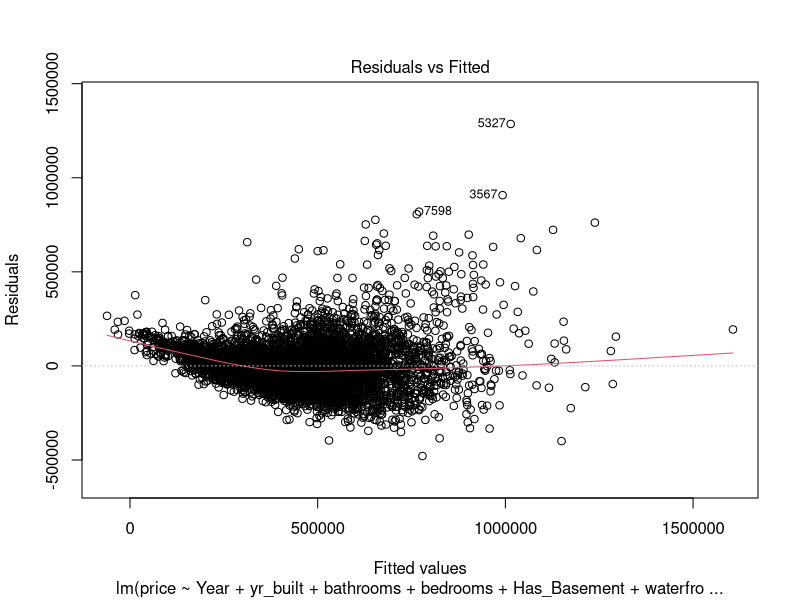
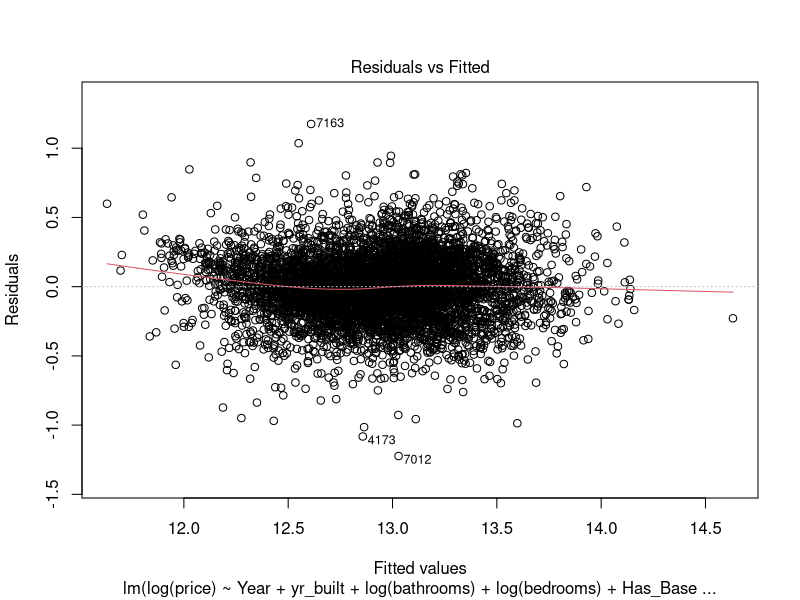

Write R code to recreate these figures, in order.
# Getting Started------------------------------------------------------------------------------------------------------------------------------------------

#Setting the Working Directory...................................................................................................................................
setwd("C:/Users/chan/Documents/R/Buan 4310 Data mining")
#Load in the relevant libraries.......................................................................................................................................

#Reading and Loading in the Data...........................................................................................................................................
mydata <- read.csv("house_4.csv",header = TRUE) #Reads and loads in the data set
#Add calculated columns
mydata$Age_of_Home <- mydata$Year - mydata$yr_built
mydata$old <- ifelse(mydata$Age_of_Home > 25,1,0)
mydata$Has_Basement <- ifelse(mydata$sqft_basement != 0,1,0)
# 47.590627, -122.253413  Point of reference for computing geographic location
mydata$Eastside <- ifelse(mydata$long > -122.253413,1,0) #Long coordinate used -122.253413
mydata$Northern_KC <- ifelse(mydata$lat > 47.590627,1,0) # Lat coordinate used # 47.590627
mydata$Avg_construction_design <- ifelse(mydata$grade == 7| mydata$grade ==8 |mydata$grade ==9| mydata$grade ==10, 1,0)
mydata$poor_construction_design <- ifelse(mydata$grade ==6| mydata$grade ==5 | mydata$grade == 4,1,0)
mydata$unconstructed_design <- ifelse(mydata$grade ==3| mydata$grade == 2| mydata$grade == 1,1,0) #the one dummy variable left out is ecxcellent quality construction design
mydata$badview <-ifelse(mydata$view ==0| mydata$view ==1,1,0)
mydata$acceptableview <- ifelse(mydata$view == 2| mydata$view == 3,1,0) #Leaving out the variable excellent view with a score of 4
mydata$renovated <-ifelse(mydata$yr_renovated > 0, 1, 0)


nrow(mydata) #12,093 rows
colnames(mydata)
boxplot(mydata$bedrooms, plot=FALSE)$out
outliers <- boxplot(mydata$bedrooms, plot=FALSE)$out
x<-mydata
x<- x[-which(x$bedrooms %in% outliers),]
mydata <- x
nrow(mydata) #After removing outliers in bedrooms, we now are left with 11,794 rows

boxplot(mydata$bathrooms, plot=FALSE)$out
outliers <- boxplot(mydata$bathrooms, plot=FALSE)$out
x<-mydata
x<- x[-which(x$bathrooms %in% outliers),]
mydata <- x
nrow(mydata) # After removing bathroom outliers, we are left with 11,550 rows

boxplot(mydata$sqft_living, plot=FALSE)$out
outliers <- boxplot(mydata$sqft_living, plot=FALSE)$out
x<-mydata
x<- x[-which(x$sqft_living %in% outliers),]
mydata <- x
nrow(mydata) # After removing sqft_living outliers, we are left with 11,346 rows

boxplot(mydata$sqft_lot, plot=FALSE)$out
outliers <- boxplot(mydata$sqft_lot, plot=FALSE)$out
x<-mydata
x<- x[-which(x$sqft_lot %in% outliers),]
mydata <- x
nrow(mydata) # After removing sqft_lot outliers, we are left with 10,157 rows


boxplot(mydata$sqft_above, plot=FALSE)$out
outliers <- boxplot(mydata$sqft_above, plot=FALSE)$out
x<-mydata
x<- x[-which(x$sqft_above %in% outliers),]
mydata <- x
nrow(mydata) #After removing outliers for sqft_above, there are 9,912 rows

boxplot(mydata$sqft_basement, plot=FALSE)$out
outliers <- boxplot(mydata$sqft_basement, plot=FALSE)$out
x<-mydata
x<- x[-which(x$sqft_basement %in% outliers),]
mydata <- x
nrow(mydata) #After removing outliers for sqft_basement, there are 9,750


boxplot(mydata$sqft_living15, plot=FALSE)$out
outliers <- boxplot(mydata$sqft_living15, plot=FALSE)$out
x<-mydata
x<- x[-which(x$sqft_living15 %in% outliers),]
mydata <- x
nrow(mydata) #After removing outliers for yr_renovated, there are 9,627 rows

boxplot(mydata$sqft_lot15, plot=FALSE)$out
outliers <- boxplot(mydata$sqft_lot15, plot=FALSE)$out
x<-mydata
x<- x[-which(x$sqft_lot15 %in% outliers),]
mydata <- x
nrow(mydata) #After removing outliers for sqft_lot15, there are 9,390

# We decided to only remove outliers for things specific to an average house in King County. We did not remove outliers for the day of the week, condition(1-5 scale), grade (1-5 scale), view (1-4) or dummy variables. We also did not remove outliers for zipcode, lat, or long since all of these houses are located in King County and satisfy that requirement 

# Part 2 Training and Validation Split -------------------------------------------------------------------------------------------------------------------------------------------------------------------------------------------------------------------
#set the seed using our fav number
set.seed(666)
# create the indices for the split. This samples the row indices to split the data into training (60%) and validation (40%)
train_index <- sample(1:nrow(mydata), 0.6 * nrow(mydata))
valid_index <- setdiff(1:nrow(mydata), train_index)
# using the indices, create the training and validation sets, in essence, splitting a data frame by row
train_df_st <- mydata[train_index,]
valid_df_st <-mydata[valid_index,]
#Check the rows after splitting
nrow(train_df_st) #5,634 rows of data
nrow(valid_df_st) #3,756 rows of data

#PART 3: Building the model ONLY on the training set-----------------------------------------------------------------------------------------------------------------------------------------------------------------------------------
# use lm() to run a linear regression of Price on all 11 predictors in the
# training set. 
# use . after ~ to include all the remaining columns in train.df as predictors.
price_lm <- lm(price ~ ., data = train_df_st) #The original model has an adjusted R-squared of 0.6954, p-value: < 0.00000000000000022
#  use options() to ensure numbers are not displayed in scientific notation.
options(scipen = 999)
summary(price_lm)

#Use BACKWARD elimination for reducing the predictors in housing price.....................................................................................................................................................................
price_lm1 <- step(price_lm, direction = "backward")
summary(price_lm1) #The adjusted R-squared is 0.6994. p-value: < 0.00000000000000022. 

#Use forward elimation for reducing the predictors in the housing price 
#use step() to run forward selection 
#price_lm_step_f <- step(price_lm, scope = list(lower = price_lm, upper = price_lm), direction = "forward") 
#summary(price_lm_step_f) # The adjusted R-squared is 0.6992. p-value: < 0.00000000000000022


#Use both stepwise regression for reducing predictors in the housing price 
#price_lm_step_bf <- step(price_lm, direction = "both")
#summary(price_lm) # The adjusted R-squared is 0.6992. p-value: < 0.00000000000000022

#We will utilize the bacward elimination since it has the highest adjusted R-squared. We need to evaluate the soundness of the model for multi-colineraity, and if it logically makes sense
# First we will focus on the variables that are significant at the 5% level. 

# Using information we found from the backwards regression, at the five percent significance level, we will include all of those variables before narrowing it down further
price_lm2 <- lm(price~ Year + bathrooms +sqft_living +sqft_lot + waterfront + view + condition + grade + sqft_above +yr_built + yr_renovated + zipcode + lat + sqft_living15 +sqft_lot15 + Has_Basement + Northern_KC + Avg_construction_design +poor_construction_design + acceptableview + renovated, data = train_df_st)
summary(price_lm2) # In this first model, we were only acessing for significance at the 5% level. In our next model, we will need to remove variables that obviously have multi-collinearity. Adjusted R-squared is 0.6985

price_lm3 <- lm(price~ Year + bathrooms +sqft_living +sqft_lot + waterfront + view + condition + grade + sqft_above +yr_built + yr_renovated + zipcode + lat + sqft_living15 +sqft_lot15 + Has_Basement + Northern_KC + Avg_construction_design +poor_construction_design +renovated, data = train_df_st)
summary(price_lm3) #We deleted acceptable view, since it was no longer significant at the 5% level. There was also multi-collinearity between the variables view, and acceptable view. So even though our adjusted R-squared is now a bit lower (0.698) it makes more logical sense

price_lm4 <- lm(price~ Year + yr_built + bathrooms +sqft_living +sqft_lot + waterfront + view + condition + grade + sqft_above + zipcode + lat + sqft_living15 +sqft_lot15 + Has_Basement + Northern_KC + Avg_construction_design +poor_construction_design +renovated, data = train_df_st)
summary(price_lm4) #Looking at year and yr_built. Keeping them in the model adjusted r-squared is .698. Deleting them, and substiuting it with old makes the adjusted r-squared .6727. This means that the actual age of the house (rather than a proxy like "OLD") offers value to the model. 
# We will also test yr_renovated, and renovated to see which one is more appropriate for the model. Including only the dummy variable yields an adjusted R squared of .6958. Only including yr_renovated provides an adjusted r-squared of .6958. This means that being renovated or not is a bigger deal, than as to when the house got renovated. We will keep renovated the dummy variable in the model. 

price_lm5 <- lm(price~ Year + yr_built + bathrooms  +sqft_lot + waterfront + view + condition + grade + sqft_above + lat + sqft_living15 +sqft_lot15 + Has_Basement + Northern_KC + Avg_construction_design +poor_construction_design +renovated, data = train_df_st)
summary(price_lm5) # We are going to remove zipcode since its coded incorrectly (integer rather than categorical). We are removing sqft_living and keeping with sqft_above. There is multi-collinearity between sqft_living and has_basement. our new adjusted r-squared is .6921

price_lm6 <- lm(price~ Year + yr_built + bathrooms  +sqft_lot  + waterfront + view + condition + grade + sqft_above + sqft_living15 +sqft_lot15 + Has_Basement +lat + Avg_construction_design +poor_construction_design +renovated + Eastside, data = train_df_st)
summary(price_lm6) # We need to decide whether to keep lat, long, or North or East.
# First we will remove lat and see how removing it affects the model( Removing negatively affects it -0.6698) . Then we will try replacing it with North and see if it improves the accuracy (it doesnt). So we will leave Lat in (.6893). Now we decide whether we want long or East.Adding East, caused the adjusted R-squared to go up to .6894

price_lm7 <- lm(price~ Year + yr_built + bathrooms  + sqft_lot  + waterfront + view + condition  + sqft_above + sqft_living15 +sqft_lot15 + Has_Basement +lat + grade +renovated + Eastside, data = train_df_st)
summary(price_lm7) #There is multi-collinearity with grade, avg_construction_design, poor_construction_design. We need to get rid of some variables
# First we will delete grade and see if it improves the fit of our model. Deleting grade made the adjusted r-squared go down to .6253. 
# We will add grade back in, and delete avg_construction_design, and poor _construction_design. Deleting them, and adding grade in, caused the adjusted R squared to go up to .6804

price_lm8 <- lm(price~ Year + yr_built + bathrooms  + waterfront + view + condition  + sqft_above + sqft_living15 +sqft_lot15 + Has_Basement +lat + grade +renovated + Eastside, data = train_df_st)
summary(price_lm8) #sqft above gives us the amount of space the house takes up, sqft_lot incorporates the space of the house. It kept the adjusted r-sqaured at .6798

price_lm9<- lm(price~ Year + yr_built + bathrooms + bedrooms + sqft_above + Has_Basement  + waterfront + view  +  condition + grade + renovated + Eastside + lat + sqft_living15 +sqft_lot15, data = train_df_st)
summary(price_lm9) #adding in bedrooms caused the model's r squared to go slightly up to .6803.

#This is the best model we have. If we were to include sqft_living, we would have had multi-collinearity with sqft_above, and sqft_lot. To still capture the necessary information, we dropped sqft_living, 
# and include sqft_above (capture the space the home actually takes up), Has_basement to capture extra lot space not being used by the house. We included sqft_living15 and sqft_lot15 since those are the measurements of k-15 nearest neighbors. We were not provided with basement (but thats ok since its included in the sqft_living15 metric)

#We first took a stab at the problem by trying to use logic. While it may not have yielded the best model, it was worth a try! See appendix for those models and calculations...

# Before we test the models on the testing set, let's consider what metrics we will evaluate against 

summary(price_lm9) #The p-value for our model is p-value: < 0.00000000000000022. Our entire model except for three variables were significant at the *** level

# Part 5 Diagnostics -----------------------------------------------------------------------------------------------------------------------------------------------------------------------------------
# Test Multicollinearity for model price_lm9
# If no factors are correlated, the VIFs will all be 1.
# Rule of thumb: If VIF > 10, mullticollinearity is high.

library(car)
vif(price_lm9) #  sqft_above 4.052272, there is a concern between these variables about mullticollinearity. so we remove sqft_above and then retest the mullticollinearity 

price_lm10<- lm(price~ Year + yr_built + bathrooms + bedrooms  + Has_Basement  + waterfront + view  +  condition + grade + renovated + Eastside + lat + sqft_living15 + sqft_lot15, data = train_df_st)
summary(price_lm10) # Adjusted R-squared:  0.6632 ,  p-value: < 0.00000000000000022

vif(price_lm10) # Now there is no concern for multicollinearity anymore. We think the best model is price_lm10

# Heteroskedasticity test
# Perform a Breusch-Pagan Test to test for heteroskedasticity/homoskedasticity
library(lmtest)
bptest(price_lm10)

plot(price_lm10, 1)
# Heteroskedasticity increases the likelihood that the coefficient estimates are further from the correct population value. Heteroscedasticity tends to produce p-values that are smaller than they should be

# log transformation.
# Here, the predictors are transformed using a log transformation.
price_lm10_log <- lm(log(price)~ Year + yr_built + log(bathrooms) + log(bedrooms)  + Has_Basement + waterfront + view  +log(condition) + log(grade)  + renovated + Eastside + log(lat) + log(sqft_living15) + log(sqft_lot15), data = train_df_st)
summary(price_lm10_log)


#Call:
#  lm(formula = log(price) ~ Year + yr_built + log(bathrooms) + 
#       log(bedrooms) + Has_Basement + waterfront + view + log(condition) + 
#       log(grade) + renovated + Eastside + log(lat) + log(sqft_living15) + 
#       log(sqft_lot15), data = train_df_st)

#Residuals:
#  Min       1Q   Median       3Q      Max 
#-1.22334 -0.15197  0.00266  0.15177  1.17512 

#Coefficients:
#  Estimate   Std. Error t value             Pr(>|t|)    
#(Intercept)        -344.6954462   14.7159830 -23.423 < 0.0000000000000002 ***
#  Year                  0.0547285    0.0067928   8.057 0.000000000000000948 ***
#  yr_built             -0.0039502    0.0001671 -23.638 < 0.0000000000000002 ***
#  log(bathrooms)        0.1656731    0.0138169  11.991 < 0.0000000000000002 ***
#  log(bedrooms)         0.0667629    0.0156204   4.274 0.000019509988086974 ***
#  Has_Basement          0.0411040    0.0072267   5.688 0.000000013517012445 ***
#  waterfront            0.4208095    0.0728940   5.773 0.000000008208920351 ***
#  view                  0.0649056    0.0062689  10.354 < 0.0000000000000002 ***
#  log(condition)        0.2324253    0.0197202  11.786 < 0.0000000000000002 ***
#  log(grade)            1.5216940    0.0380396  40.003 < 0.0000000000000002 ***
#  renovated             0.0743271    0.0191400   3.883             0.000104 ***
# Eastside              0.0332313    0.0080350   4.136 0.000035885598746065 ***
#  log(lat)             64.6439724    1.1739743  55.064 < 0.0000000000000002 ***
#  log(sqft_living15)    0.3871959    0.0169013  22.909 < 0.0000000000000002 ***
#  log(sqft_lot15)      -0.1043394    0.0071180 -14.658 < 0.0000000000000002 ***
#  ---
#  Signif. codes:  0 '***' 0.001 '**' 0.01 '*' 0.05 '.' 0.1 ' ' 1

#Residual standard error: 0.2385 on 5619 degrees of freedom
#Multiple R-squared:  0.7139,	Adjusted R-squared:  0.7132 
#F-statistic:  1001 on 14 and 5619 DF,  p-value: < 0.00000000000000022


# Many of the features make sense in that intuition says they should be positively correlated with price, and they are. The main examples of these would be
# the number of bathrooms and bedrooms, if the house is a waterfront property, if the house is renovated, and the square footage of the living space. 
# There are some examples of features that don't make a lot of sense, and those are the ones that might require a bit of interpretation. The obvious ones
# in this case are the year built and square footage of the lot. Intuitively, one would think that a newer house is more expensive, but the fact that we see a
# negative correlation tells us that newer houses actually have a lower price. One interpretation of this is that newer houses may tend to get smaller as
# the density of housing increases, thus decreasing the price of the property, but making it more expensive per square foot. A possible interpretation 
# of the negative correlation with the square footage and the price could be along the same lines. Houses over time might have been built on smaller and smaller lots
# in order to make more units that sell for a lower price. Additionally, with newer technology and builting materials, houses may have more stories, enabling 
# the same living square footage on a smaller lot. 
# sqft_lot15 has a negative coefficient, which seems like an anomaly. However, a possible explanation is the lot may not really matter for a townhome or condo. 
# Also, in some places, some people may not like a lot that is far too big. These can influence the price, which then influence the results.



coef(price_lm10_log)

bptest(price_lm10_log)
plot(price_lm10_log, 1)
# From this test we assume that the error terms are normally distribute

# Part 4 Predicting -----------------------------------------------------------------------------------------------------------------------------------------------------------------------------------
# Predict the outcome (i.e. price) of the validation set using the model from the training set.

library(forecast)
price_lm10_log_pred_train <- predict(price_lm10_log,
                                     train_df_st)
price_lm10_log_pred_valid <- predict(price_lm10_log,
                                     valid_df_st)

# Compare the errors between the training and validation sets.
# perform diagnostics on the model. This includes the various assumptions on a regression.

accuracy(price_lm10_log_pred_train, train_df_st$price) # RMSE 511191.3
accuracy(price_lm10_log_pred_valid, valid_df_st$price) # RMSE 525992.1
max(mydata$price) - min(mydata$price) # 2219000
sd(mydata$price) #  226097.4


# Import new customer data set 

housenew <- read.csv("house_test_4.csv", header = TRUE)

# We need to add some variables to the new dataset

housenew$Age_of_Home <- housenew$Year - housenew$yr_built
housenew$Has_Basement <- ifelse(housenew$sqft_basement != 0,1,0)
# 47.590627, -122.253413  Point of reference for computing geographic location
housenew$Eastside <- ifelse(housenew$long > -122.253413,1,0) #Long coordinate used -122.253413
housenew$Northern_KC <- ifelse(housenew$lat > 47.590627,1,0) # Lat coordinate used # 47.590627
housenew$Avg_construction_design <- ifelse(housenew$grade == 7| housenew$grade ==8 |housenew$grade ==9| housenew$grade ==10, 1,0)
housenew$renovated <-ifelse(housenew$yr_renovated > 0, 1, 0)

#Predict new price using DataFrame1
housenew_predict <- predict(price_lm10_log, newdata = housenew)
housenew_predict











##Appendix................................................................................................................
#Models made off of logic from prior-housing experience.......................................................................................
price_lm3 <- lm(price ~ Year + bedrooms + bathrooms + sqft_lot + waterfront + view + condition + zipcode, data = train_df_st) 
summary(price_lm3) #Adjusted R-squared: 0.244 ,p-value: < 0.00000000000000022

# Bedrooms - the size of the home for this model will use bedrooms to determine price 
# Bathrooms - again, this will be used for size not sqft to not have milticollinearity 
# sqft_lot - the size of the lot will factor into price, variable to home size 
# Waterfront - this variable has a large determining factor on price 
# Condition - if the home is in good condition will factor into price 
# zipcode - price reflected in zip codes may show neighborhood differences 


price_lm4 <-lm(price ~ Year + sqft_living + sqft_lot + waterfront + view + grade + zipcode, data = train_df_st) 
summary(price_lm4) #Adjusted R-squared: 0.4589 ,p-value: < 0.00000000000000022

#Month - Real Estate markets eb and flow over the year and have busy seasons 
# sqft_living - this will be the size determinate for this model 
# sqft_lot - the size of the lot will factor into price, variable to home size 
# view - this variable has a large determining factor on price 
# grade - for this model, instead of condition we will look at overall grade 
# yr_renovated - if a renovation was done this will impact home price 
# zipcode - price reflected in zip codes may show neighborhood differences 



price_lm5 <-lm(price ~ bedrooms + bathrooms + sqft_lot + waterfront + condition + zipcode + yr_built, data = train_df_st)
summary(price_lm5) #Adjusted R-squared is 0.26.
# day_of_week - in typical markets there are review dates, and at times this can be a higher price 
# Bedrooms - the size of the home for this model will use bedrooms to determine price 
# Bathrooms - again, this will be used for size not sqft to not have milticollinearity 
# sqft_lot - the size of the lot will factor into price, variable to home size 
# Waterfront - this variable has a large determining factor on price 
# Condition - if the home is in good condition will factor into price 
# zipcode - price reflected in zip codes may show neighborhood differences 
# yr_built - variable is important to price, expectation is that newer the home, higher price   

# Zipcode as well as lat/long could be correlated
price_lm6 <-lm(price ~ Year + bedrooms + bathrooms + waterfront + view + grade + sqft_above + yr_built + lat + long , data = train_df_st) 
summary(price_lm6) #R-squared goes down to .6657. Zipcode is less influential than the latitude and longitude 
